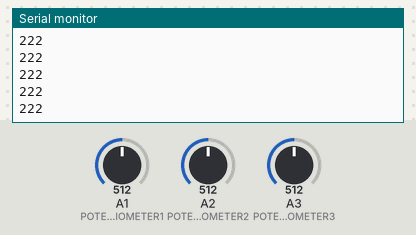
Recording of a sketch running on a simulated Arduino Uno, built with avr-gcc and run on an emulated ATmega328P. Parts: the last lines printed to the serial monitor. The inputs (shaded band) are chosen by the test bench; at power-on: A1 (POTENTIOMETER1) = 512, A2 (POTENTIOMETER2) = 512, A3 (POTENTIOMETER3) = 512.

Above: at 1.2 s.
1.3 s: A1 (POTENTIOMETER1) set to 306
At 1.56 s:
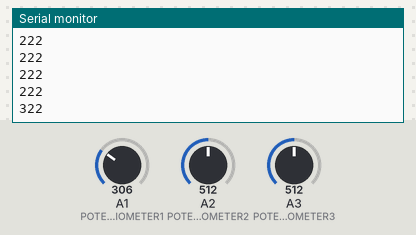
2.8 s: A2 (POTENTIOMETER2) set to 306
At 2.96 s:
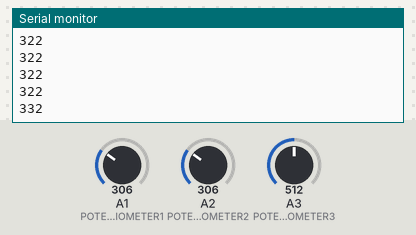
4.3 s: A3 (POTENTIOMETER3) set to 306
At 4.37 s:
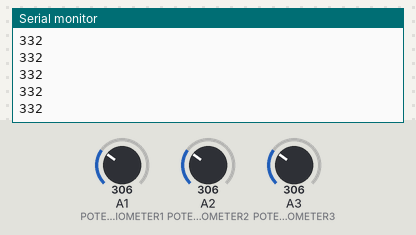
5.8 s: A1 (POTENTIOMETER1) set to 246
At 5.97 s:
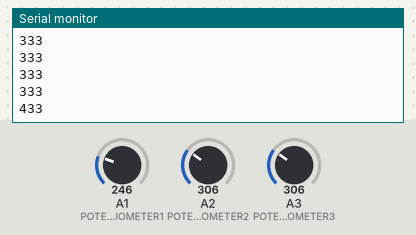
7.3 s: A2 (POTENTIOMETER2) set to 246
At 7.37 s:
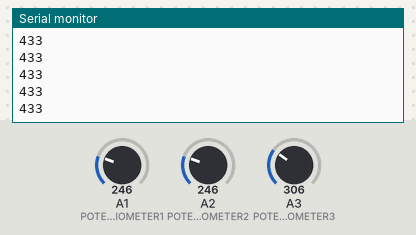
8.8 s: A3 (POTENTIOMETER3) set to 246
At 8.98 s:
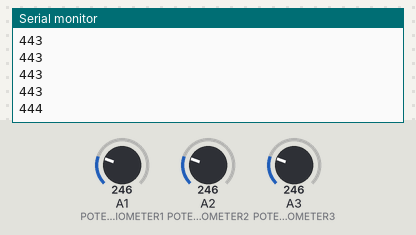
Timing chart, 0 to 11.3 s (numbered marks = the images above; inputs shaded):
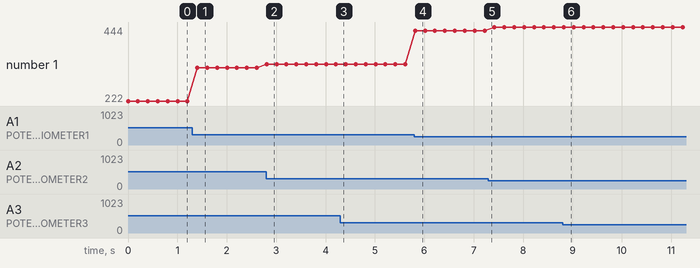

The sketch:

_3RelaisToUE.ino
```cpp
#define POTENTIOMETER1 A1
#define POTENTIOMETER2 A2
#define POTENTIOMETER3 A3

void setup() {
  Serial.begin(9600);
  pinMode(POTENTIOMETER1,INPUT);
  pinMode(POTENTIOMETER2,INPUT);
  pinMode(POTENTIOMETER3,INPUT);
}

void loop() {
  Serial.print(getRotation(analogRead(POTENTIOMETER1)));
  Serial.print(getRotation(analogRead(POTENTIOMETER2)));
  Serial.println(getRotation(analogRead(POTENTIOMETER3)));
  delay(200);
}

int getRotation(int value) {
  if (value >= 768) {
    return 1;
  }  else if (value >= 512) {
    return 2;
  }  else if (value >= 256) {
    return 3;
  } else if (value >= 0) {
    return 4;
  }
}
```

Measured:
- after the input at 1.3 s, the serial monitor: prints a new line after 0.10 s (image 1)
- after the input at 2.8 s, the serial monitor: prints a new line at once (image 2)
- after the input at 5.8 s, the serial monitor: prints a new line at once (image 4)
- after the input at 8.8 s, the serial monitor: prints a new line at once (image 6)
- plotted number 1: 222 → 322 after the input at 1.3 s, 322 → 332 after the input at 2.8 s, 332 → 333 after the input at 4.3 s, 333 → 433 after the input at 5.8 s, 433 → 443 after the input at 7.3 s
